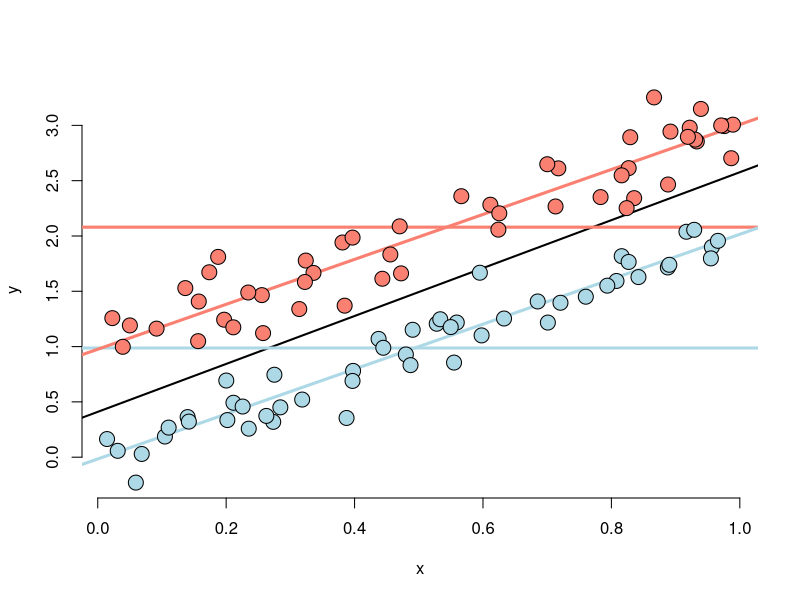
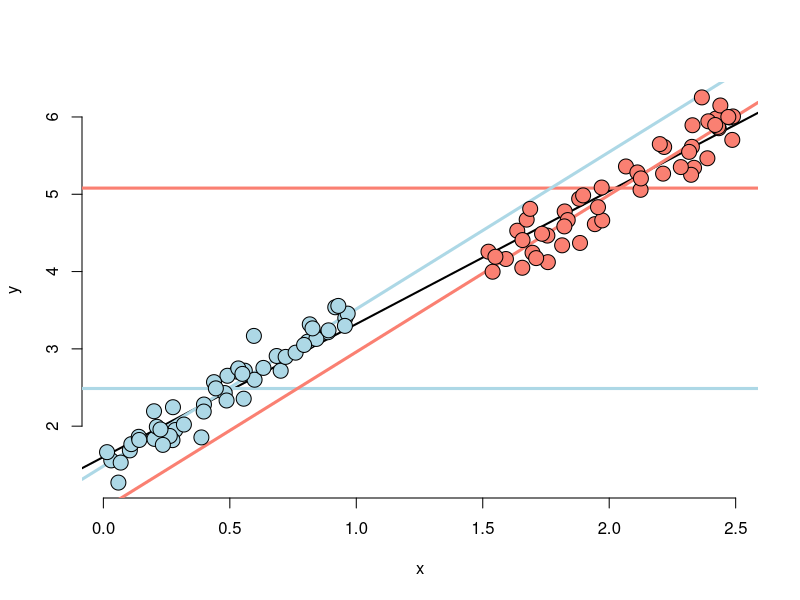
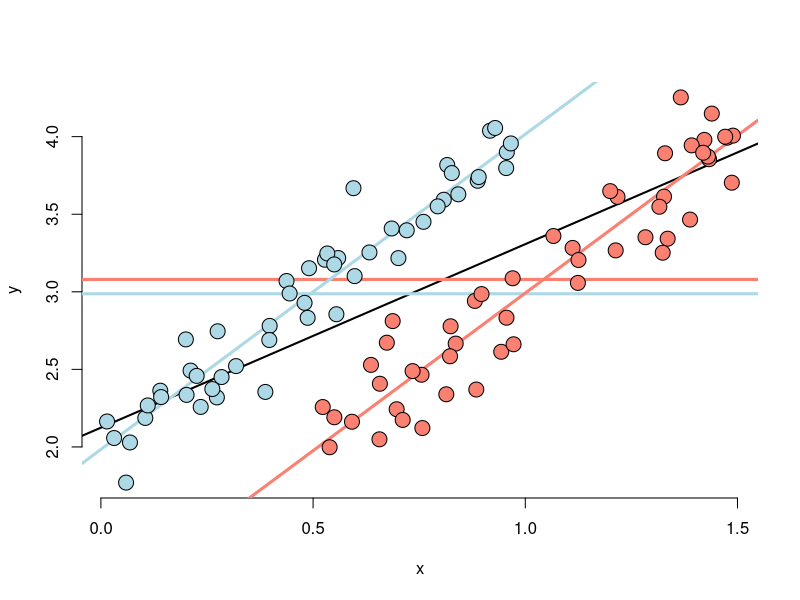
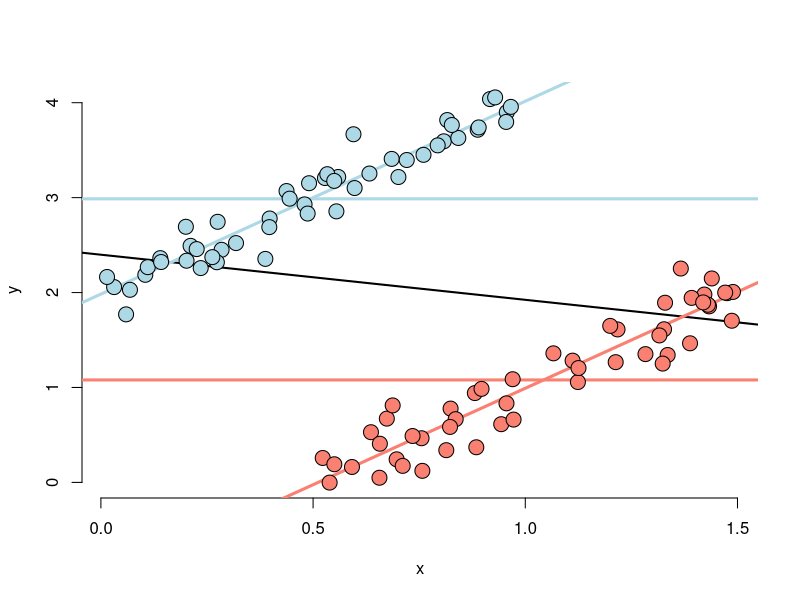
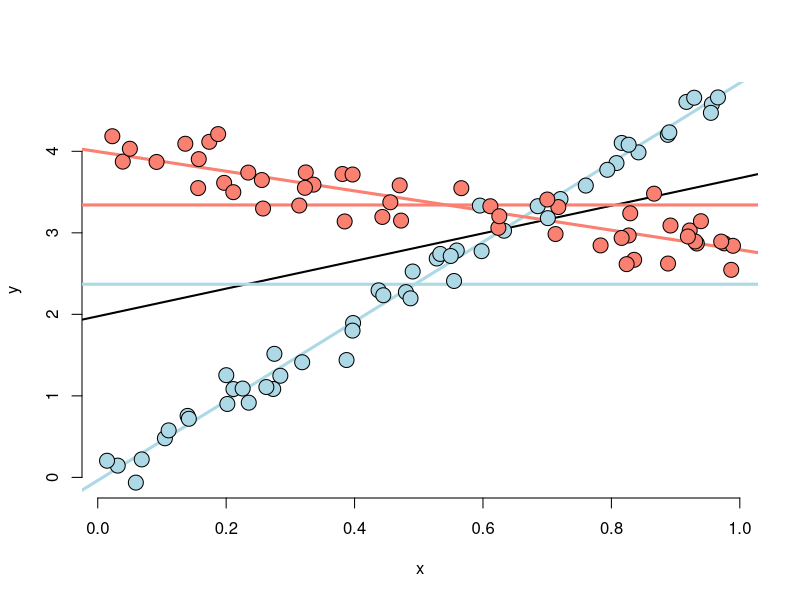

Source code (R) for these figures, in order:
#'---
#'title: "Linear models"
#'subtitle: "Code: Adjustment ; Lecture 2_4"
#'author: "Bruno Fischer Colonimos"
#'date: '`r Sys.Date()`'
#'output:
#'      html_document:
#'          number_sections: yes
#'          theme: readable
#'          toc: yes
#'      word_document:
#'          default
#'      pdf_document:
#'          number_sections: yes
#'          theme: readable
#'          toc: yes
#' ---
#'


#'
#' First Data
#' ==========

# data generation

#parameters
beta0 <- 0
beta1 <- 2
tau <- 1
sigma <- .2

set.seed(5)
n <- 100
# predictors x and t. 2 groups: t= 0 and t = 1
t <- rep(c(0,1), c(n/2,n/2)) # 0,0,...0, 1, 1, ..., 1
x <- c(runif(n/2), runif(n/2)) # uniform
# response
y <- beta0 +  x* beta1 + t * tau + rnorm(n, sd = sigma)

# graphing function
graphxy <- function(x, y) { # using base graphics
        plot(x, y, type = "n", frame = FALSE)
        abline(lm(y ~ x), lwd = 2)
        abline(h = mean(y[1 : (n/2)]), lwd = 3,
               col = "lightblue")
        abline(h = mean(y[(n/2 + 1) : n]), lwd = 3,
               col = "salmon")
        fit <- lm(y ~  x+ t)
        abline(coef(fit)[1], coef(fit)[2],
               lwd = 3, col="lightblue")
        abline(coef(fit)[1] + coef(fit)[3], coef(fit)[2],
               lwd = 3, col="salmon")
        points(x[1 : (n/2)], y[1 : (n/2)],
               pch = 21, col = "black", bg = "lightblue", cex= 2)
        points(x[(n/2 + 1):n], y[(n/2 + 1):n],
               pch = 21, col = "black", bg = "salmon", cex= 2)
}

# Graph the data
graphxy(x, y)


#'
#' Second simulation
#' =================

# data generation
set.seed(5)
n <- 100
# predictors x and t. 2 groups: t= 0 and t = 1
t <- rep(c(0,1), c(n/2,n/2)) # 0,0,...0, 1, 1, ..., 1
x <- c(runif(n/2), runif(n/2) + 1.5) # uniform
# response
y <- beta0 +  x* beta1 + t * tau + rnorm(n, sd = sigma)
y[1:n/2] <- y[1:n/2] + 1.5
# Graph the data
graphxy(x, y)



#'
#' Third simulation
#' =================

# data generation
set.seed(5)
n <- 100
# predictors x and t. 2 groups: t= 0 and t = 1
t <- rep(c(0,1), c(n/2,n/2)) # 0,0,...0, 1, 1, ..., 1
x <- c(runif(n/2), runif(n/2) + .5) # uniform
# response
y <- beta0 +  x* beta1 + t * tau + rnorm(n, sd = sigma)
y[1:n/2] <- y[1:n/2] + 2
# Graph the data
graphxy(x, y)


#'
#' Fourth simulation
#' =================


# data generation
set.seed(5)
n <- 100
# predictors x and t. 2 groups: t= 0 and t = 1
t <- rep(c(0,1), c(n/2,n/2)) # 0,0,...0, 1, 1, ..., 1
x <- c(runif(n/2), runif(n/2) + .5) # uniform
# response
y <- beta0 +  x* beta1 - t * tau + rnorm(n, sd = sigma)
y[1:n/2] <- y[1:n/2] + 2
# Graph the data
graphxy(x, y)



#' 5th simulation
#' ==============

# graphing function (2 slopes)

graphxy2 <- function(x, y) { # using base graphics
        plot(x, y, type = "n", frame = FALSE)
        abline(lm(y ~ x), lwd = 2)
        abline(h = mean(y[1 : (n/2)]), lwd = 3,
               col = "lightblue")
        abline(h = mean(y[(n/2 + 1) : n]), lwd = 3,
               col = "salmon")
        fit <- lm(y ~  x*t)
        abline(coef(fit)[1], coef(fit)[2],
               lwd = 3, col="lightblue")
        abline(coef(fit)[1] + coef(fit)[3],
               coef(fit)[2] + coef(fit)[4],
               lwd = 3, col="salmon")
        points(x[1 : (n/2)], y[1 : (n/2)],
               pch = 21, col = "black", bg = "lightblue", cex= 2)
        points(x[(n/2 + 1):n], y[(n/2 + 1):n],
               pch = 21, col = "black", bg = "salmon", cex= 2)
}



# data generation
set.seed(5)
n <- 100
# predictors x and t. 2 groups: t= 0 and t = 1
t <- rep(c(0,1), c(n/2,n/2)) # 0,0,...0, 1, 1, ..., 1
x <- c(runif(n/2), runif(n/2)) # uniform (2*in the same range)

# response
y <- beta0 + 3 * (.8 - t)* x* beta1 + 4* t * tau + rnorm(n, sd = sigma)


# Graph the data
graphxy2(x, y)

